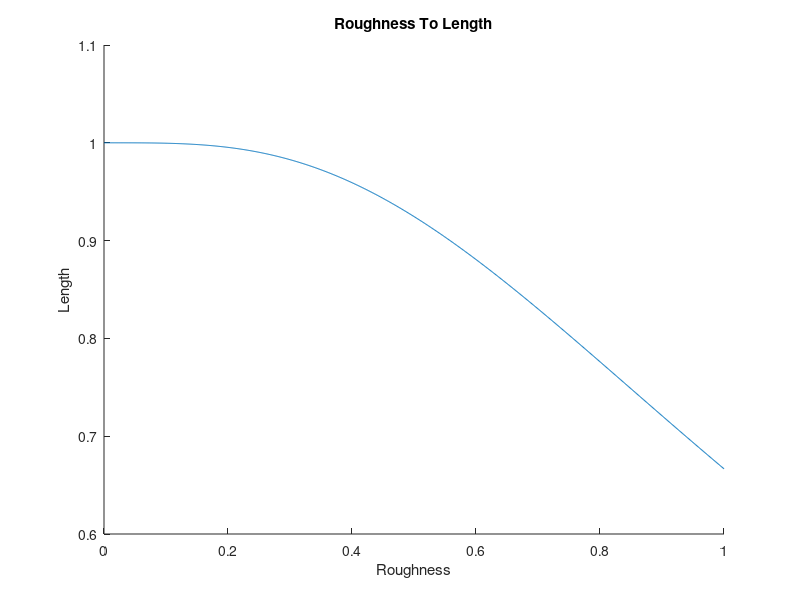

MATLAB code to generate this figure:
% For testing numeric stability

close all;

hold on

bp = 0.1;
f_roughs = single(0:0.001:1);

l_p1 = single(0.035677535055191);
l_p2 = single(5.471493224149564);
l_p3 = single(-1.874217507189248);
l_p4 = single(0.351471287752386);
l_q1 = single(0.150481196938677);
l_q2 = single(5.469239550207198);
l_q3 = single(-1.874197989987550);
l_q4 = single(0.351471256360761);

r_p1 = single(-0.177543621700561);
r_p2 = single(0.673813798126158);
r_p3 = single(0.275914071465718);
r_p4 = single(0.718312055526892);
r_q1 = single(0.677240190094898);
r_q2 = single(0.554530253489181);
r_q3 = single(0.286086912399383);
r_q4 = single(0.717956737567938);

results = [];
for x = f_roughs
    if (x < bp)
        p1 = l_p1;
        p2 = l_p2;
        p3 = l_p3;
        p4 = l_p4;
        q1 = l_q1;
        q2 = l_q2;
        q3 = l_q3;
        q4 = l_q4;
    else
        p1 = r_p1;
        p2 = r_p2;
        p3 = r_p3;
        p4 = r_p4;
        q1 = r_q1;
        q2 = r_q2;
        q3 = r_q3;
        q4 = r_q4;
    end
    y = (p1*x.^3+p2*x.^2+p3*x + p4)./(q1*x.^3+q2*x.^2+q3*x+q4);
    results = [results, y];
end

plot(f_roughs, results);
% compare!
%plot(roughnesses, z_average);
%scatter(roughnesses, z_average);

%legend("Function (float accuracy)", "Data (line)", "Data (points)");
title('Roughness To Length')
xlabel('Roughness') 
ylabel('Length') 
hold off